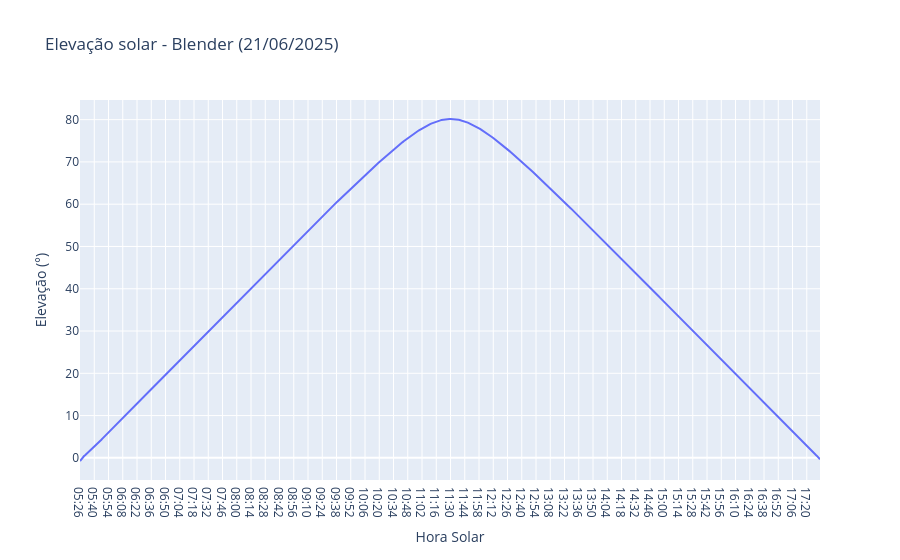
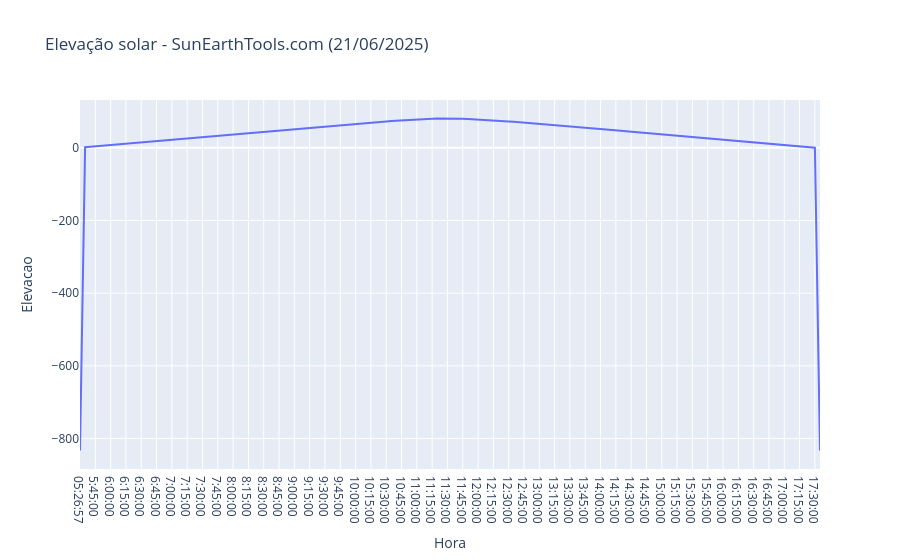
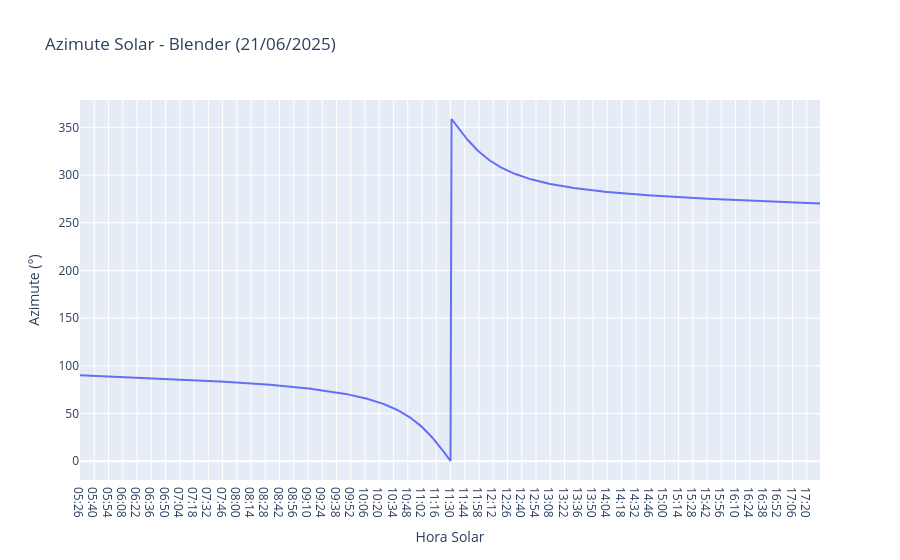
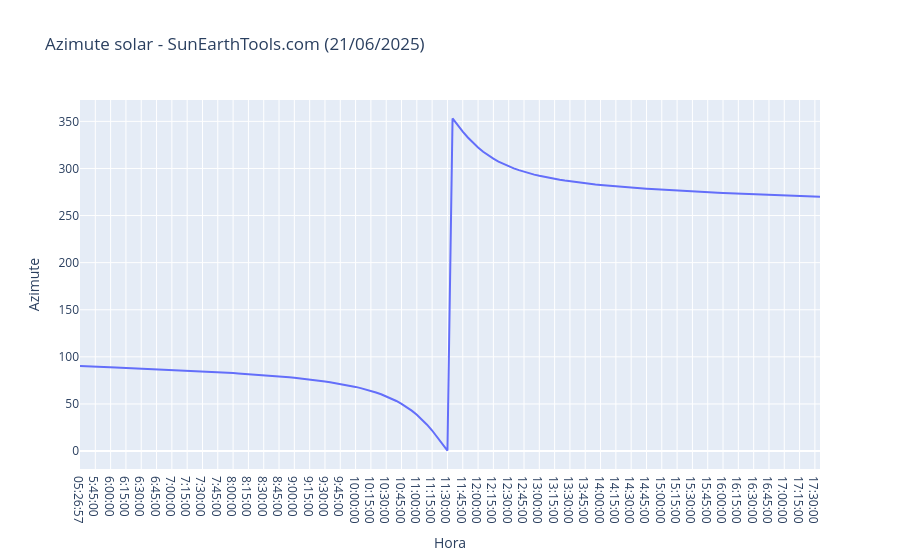

The notebook cell saved with these charts, in order:
### Code cell
#Plots de Elevação e Azimute (individuais)

#Elevação solar no blender
fig = px.line(df2, x ='Hora Solar', y = "Elevação (°)", title="Elevação solar - Blender (21/06/2025)")
fig.show()

#Verificando o comportamento da elevação solar no SunEarthTools.com
fig = px.line(df1, x ='Hora', y = "Elevacao", title="Elevação solar - SunEarthTools.com (21/06/2025)")
fig.show()

#Verificando o comportamento da elevação solar no Blender

fig = px.line(df2, x ='Hora Solar', y = "Azimute (°)", title="Azimute Solar - Blender (21/06/2025)")
fig.show()

#Verificando o comportamento da azimute solar no SunEarthTools.com

fig = px.line(df1, x ='Hora', y = "Azimute", title="Azimute solar - SunEarthTools.com (21/06/2025)")
fig.show()

### Figure 1 — Plotly figure (JSON) as saved in the notebook; plotly's stock layout.template omitted (floating-point values rounded to 4 significant figures; data arrays with more than 128 entries replaced by an {"elided": "..."} marker saying what was removed)
{"data": [{"hovertemplate": "Hora Solar=%{x}<br>Elevação (°)=%{y}<extra></extra>", "legendgroup": "", "line": {"color": "#636efa", "dash": "solid"}, "marker": {"symbol": "circle"}, "mode": "lines", "name": "", "orientation": "v", "showlegend": false, "type": "scatter", "x": {"elided": "728 str values"}, "xaxis": "x", "y": {"elided": "728 float values"}, "yaxis": "y"}], "layout": {"legend": {"tracegroupgap": 0}, "title": {"text": "Elevação solar - Blender (21/06/2025)"}, "xaxis": {"anchor": "y", "domain": [0, 1], "title": {"text": "Hora Solar"}}, "yaxis": {"anchor": "x", "domain": [0, 1], "title": {"text": "Elevação (°)"}}}}

### Figure 2 — Plotly figure (JSON) as saved in the notebook; plotly's stock layout.template omitted (floating-point values rounded to 4 significant figures; data arrays with more than 128 entries replaced by an {"elided": "..."} marker saying what was removed)
{"data": [{"hovertemplate": "Hora=%{x}<br>Elevacao=%{y}<extra></extra>", "legendgroup": "", "line": {"color": "#636efa", "dash": "solid"}, "marker": {"symbol": "circle"}, "mode": "lines", "name": "", "orientation": "v", "showlegend": false, "type": "scatter", "x": {"elided": "146 str values"}, "xaxis": "x", "y": {"elided": "146 float values"}, "yaxis": "y"}], "layout": {"legend": {"tracegroupgap": 0}, "title": {"text": "Elevação solar - SunEarthTools.com (21/06/2025)"}, "xaxis": {"anchor": "y", "domain": [0, 1], "title": {"text": "Hora"}}, "yaxis": {"anchor": "x", "domain": [0, 1], "title": {"text": "Elevacao"}}}}

### Figure 3 — Plotly figure (JSON) as saved in the notebook; plotly's stock layout.template omitted (floating-point values rounded to 4 significant figures; data arrays with more than 128 entries replaced by an {"elided": "..."} marker saying what was removed)
{"data": [{"hovertemplate": "Hora Solar=%{x}<br>Azimute (°)=%{y}<extra></extra>", "legendgroup": "", "line": {"color": "#636efa", "dash": "solid"}, "marker": {"symbol": "circle"}, "mode": "lines", "name": "", "orientation": "v", "showlegend": false, "type": "scatter", "x": {"elided": "728 str values"}, "xaxis": "x", "y": {"elided": "728 float values"}, "yaxis": "y"}], "layout": {"legend": {"tracegroupgap": 0}, "title": {"text": "Azimute Solar - Blender (21/06/2025)"}, "xaxis": {"anchor": "y", "domain": [0, 1], "title": {"text": "Hora Solar"}}, "yaxis": {"anchor": "x", "domain": [0, 1], "title": {"text": "Azimute (°)"}}}}

### Figure 4 — Plotly figure (JSON) as saved in the notebook; plotly's stock layout.template omitted (floating-point values rounded to 4 significant figures; data arrays with more than 128 entries replaced by an {"elided": "..."} marker saying what was removed)
{"data": [{"hovertemplate": "Hora=%{x}<br>Azimute=%{y}<extra></extra>", "legendgroup": "", "line": {"color": "#636efa", "dash": "solid"}, "marker": {"symbol": "circle"}, "mode": "lines", "name": "", "orientation": "v", "showlegend": false, "type": "scatter", "x": {"elided": "146 str values"}, "xaxis": "x", "y": {"elided": "146 float values"}, "yaxis": "y"}], "layout": {"legend": {"tracegroupgap": 0}, "title": {"text": "Azimute solar - SunEarthTools.com (21/06/2025)"}, "xaxis": {"anchor": "y", "domain": [0, 1], "title": {"text": "Hora"}}, "yaxis": {"anchor": "x", "domain": [0, 1], "title": {"text": "Azimute"}}}}
